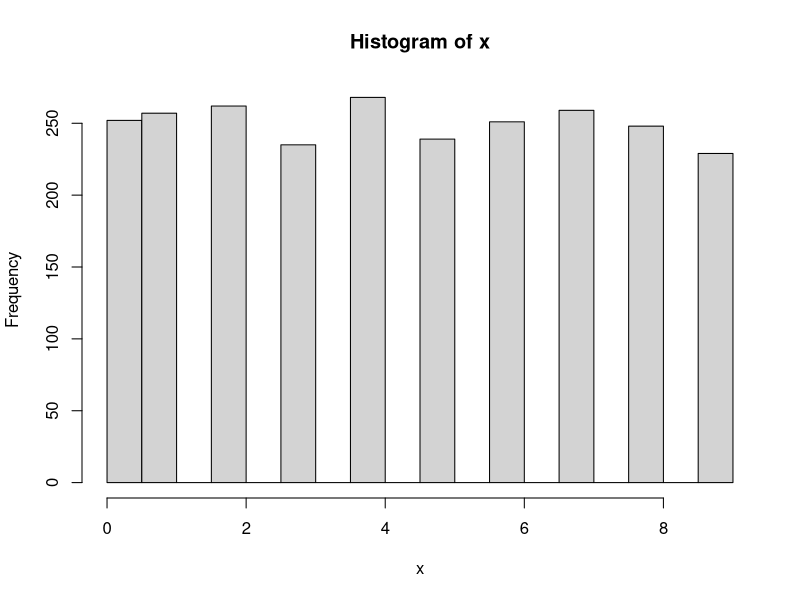
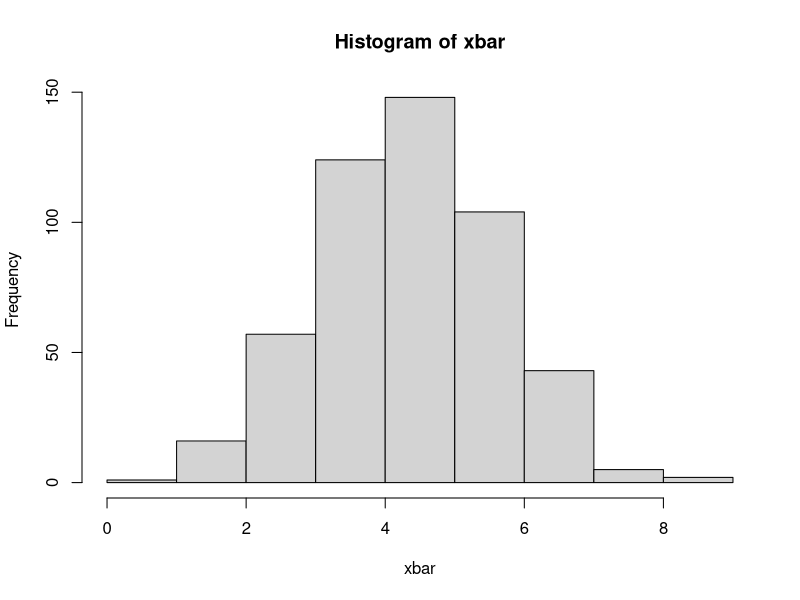

Reproduce these figures in R, in order.
# 4. 확률분포

# 4.4 포아송 분포 (Poisson Distribution)
# X : 단위시간 또는 단위공간에서 발생되는 사건의 수
# m : 단위시간 또는 단위공간에서 발생되는 사건의 수의 평균, 즉 m = E(X)

# 확률변수 X가 평균 m인 포아송분포를 따를 때 확률밀도함수는
# f(x) = e^-m*m^x/x!, x = 0, 1, 2, ...
# X ~ P(m)으로 표현 (X is distrubuted as Poisson)

# 포아송분포의 평균과 분산 : μ = σ^2 = m (모평균과 모분산이 같음)

# 포아송분포의 조건
# 1) 독립성 : 단위시간 또는 단위 공간에서 발생되는 사건의 수는 또다른 단위시간 또는 단위공간에서 발생되는 사건의 수와 무관함
# 2) 단일성 : 동시에 두 개 이상의 사건이 발생할 확률은 0에 가까움
# 3) 동발성 : 사건의 수 평균 m은 모든 단위시간 또는 단위공간에서 일정함

# 이항분포와 포아송분포의 관계
# 이항분포에서 시행횟수 n이 매우 크고 성공확률 p는 매우 작으며, np -> m이 되면 이항분포는 포아송분포와 매우 가까워짐
# n이 크고 p가 매우 작다는것은 사건의 발생이 매우 드물다는 의미


# 4.5 정규분포 (Normal distribution) = 가우스 분포 (Gaussian distribution)
# f(x)  = 1/sqrt(2*phi)*σ * exp(-(x-m)^2/2σ^2)
# X ~ N(μ, σ^2)으로 표현 (X is distrubuted as Noaml)
# 일반적으로 μ에 대해 대칭인 종모양
# 분산이 작을수록 평균주위에 값이 많기 때문에 뾰족한 모양
# 분산이 커질수록 평균주위에 값이 많이 없기 때문에 펴진 모양

# 4.5.1 표준정규분포
# Z ~ N(0, 1)의 분포를 가짐

# X ~ N(μ, σ^2)일때, p(X<=x) : pnorm(a, μ, σ)  - Probability normal
pnorm(2, 0, 1) # 0.5199388, N(0,1)분포에서 x=2보다 작을 확률

# a = P(X<=x)를 만족하는 x : qnorm(a, μ, σ) ) - Quentile normal
qnorm(0.05, 0, 1) # -1.644854, N(0,1)분포에서 p=0.05가 되는 x값

# => 해당 값보다 작은 확률을 구할 때는 pnorm, 해당 확률에 만족하는 x값을 구할때는 qnorm

# 4.5.2 표준화
# 확률변수 X가 평균 μ, 분산 σ^2을 가질 때
# Z  = (X- E(x))/sqrt(Var(X)) = (X-μ)/σ를 표준화 변수라 함 (항상 평균 0, 분산 1을 가짐)
# 이때 확률변수 X는 어떠한 분포로도 표준화시킬수 있으며, 표준화만 한다면 언제나 평균 0, 분산 1을 가짐
# 다른분포와 달리 정규분포를 표준화 했을 때도 정규분포를 따른다 (표준정규분포)

# 4.5.3 표준화의 활용
# 표준화의 개념은 용도가 매우 다양 ex) 각각 다른 면접관으로 이루어진 면접 팀

# 표준화를 적용하면서 주의해야 할 점
# 1) 표준화를 적용하는 집단의 크기가 적어도 20이상이어야 함
# 2) 각 집단은 동질적


# 4.6 표본의 분포

# 4.6.1 모수와 통계량
# 모수(Parmeter) : 모집단의 특성을 나타내는 값 ex) 모평균, 모분산..
# 통계량(Statistic) : 표본들만의 함수로 표현 ex) 표본평균, 표본분산..
# 표본분포(Sampling distribution) : 통계량이 갖는 분포
# 임의표본(Random sample) : 크기 n인 표본 X1, X2, ..., Xn이 동일한 분포를 가지고 서로 독립일 때

# 모평균이 μ이고 모분산이 σ^2인 모집단으로부터 크기 n인 임의표본 X1, X2, ..., Xn을 추출하여 구한 표본평균 xbar = 1/n*sum(Xi)의 기댓값과 분산은
# E(xbar) = μ, Var(xbar) = σ^2/n이 됨
# 만약 모집단이 정규분포라면 임의표본도 정규분포를 따름

# 4.6.2 중심극한정리 (CLT, Central Limit Theoem)
# 모평균 μ이고 모분산이 σ^2인 모집단으로부터
# 표본의 크기 n이 충분히 크면(n>25) 근사적으로 N(μ, σ^2/n)를 따르게 됨
# 즉 이러한 사실을 표준화하면 N(0,1)을 따른다

# 모집단 생성
x=floor(runif(2500,0,10)) # 0부터 9까지의 정수를 균일분포로 2,500개 생성, floor = 버림, celing = 올림
x
hist(x) # histogram
mean(x)# E(X) = 4.5와 유사함 sd(x) # s.d.(X)= 2.87와 유사함
sd(x)

y = array(x, c(500,5)) # 2,500개의 정수를 크기가 5인 벡터 500개를 생성
y 

# 표본집단 생성
xbar = apply(y,1,mean) # 크기 5인 표본에서 표본평균을 구하여 500개의 표본평균 생성
xbar
hist(xbar)
mean(xbar) # 표본평균의 기댓값으로 E(X) = 4.5와 유사함
sd(xbar) # 표본평균의 표준편차로서 s.d.(X) / 5 = 1.28와 유사함
